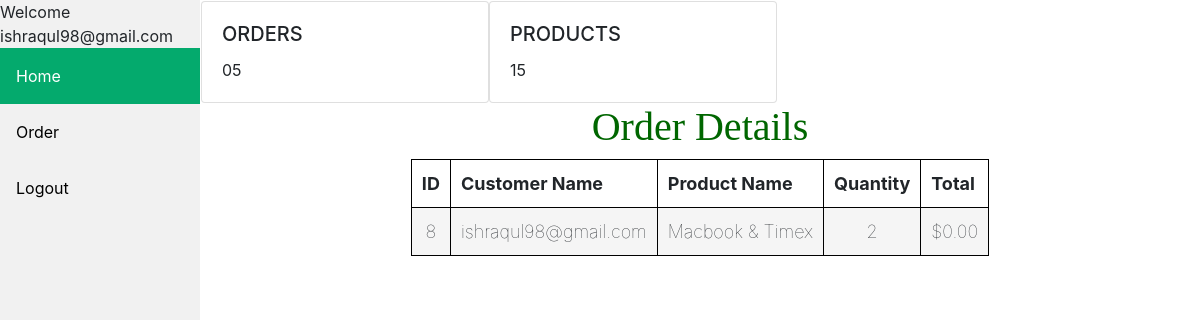
Before: /dash.php (signed in) with the older database file.
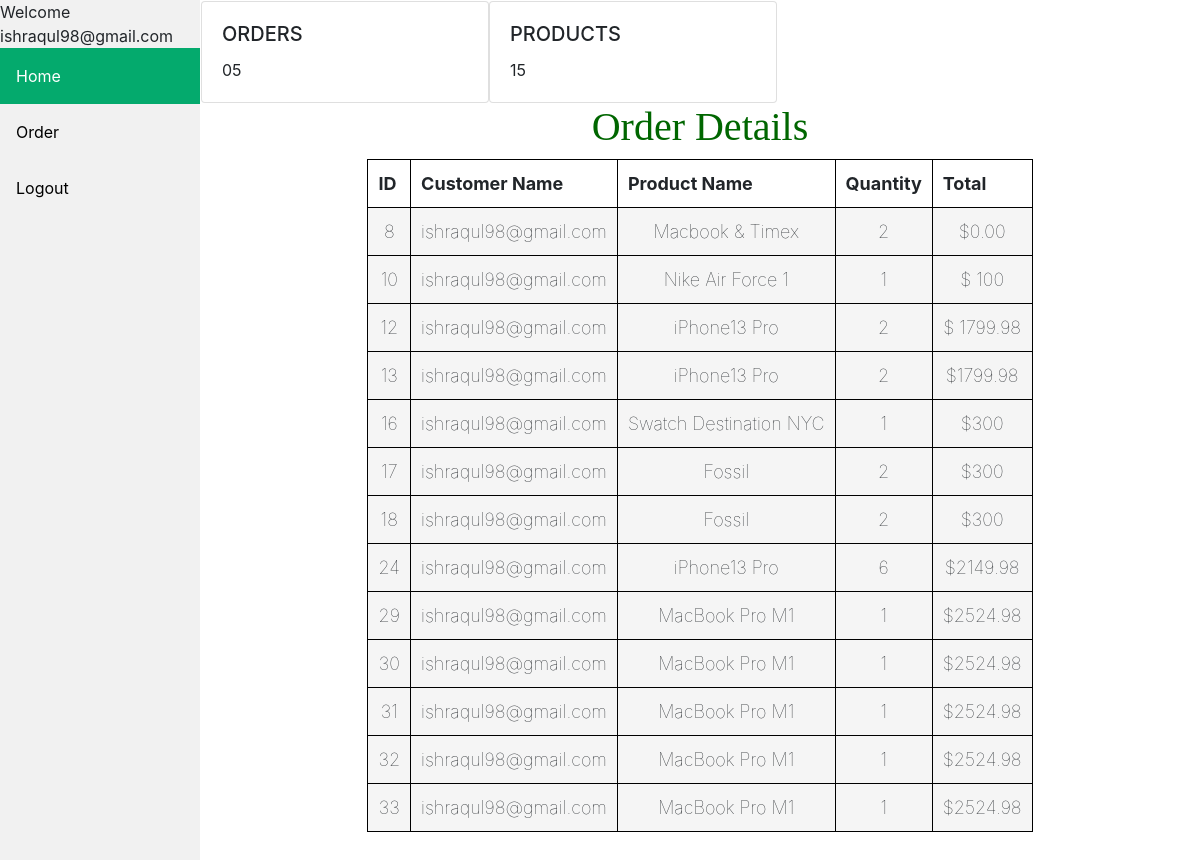
After: the same page with the newer database file.
### tables this page shows
CREATE TABLE `order_details` (
  `ID` int(200) NOT NULL,
  `name` varchar(500) NOT NULL,
  `product_name` varchar(200) NOT NULL,
  `quantity` varchar(200) NOT NULL,
  `total` varchar(500) NOT NULL
);

### dash.php (the view, shortened to what this page needs)
<!DOCTYPE html>
<html>
<head>
<link rel="stylesheet" href="css/sidebar.css">
<link rel="stylesheet" href="css/tab.css">
<link rel="stylesheet" href="https://maxcdn.bootstrapcdn.com/bootstrap/4.5.2/css/bootstrap.min.css">
</head>
<body>
<div class="sidebar">
      <?php echo " Welcome " . $_SESSION['user']; ?>
  <a class="active" href="main.php">Home</a>
  <a href="dash.php">Order</a>
  <a href="logout.php">Logout</a>
</div>
<div class="content">
  <div class = row >
      <div class="card" style="width: 18rem;">
      <div class="card-body">
        <h5 class="card-title">ORDERS</h5>
        <p class="card-text">05</p>
      </div>
    </div>
    <div class="card" style="width: 18rem;">
      <div class="card-body">
        <h5 class="card-title">PRODUCTS</h5>
        <p class="card-text">15</p>
      </div>
    </div>
    </div>
<section>
              <h1>Order Details</h1>
            <table>
                  <tr>
                        <th>ID</th>
                        <th>Customer Name</th>
                        <th>Product Name</th>
                        <th>Quantity</th>
                        <th>Total</th>
                  </tr>
  <?php
@include'dbconnect.php';
  $get_info = "SELECT * FROM order_details WHERE `name` = '$_SESSION[user]'";
  $result =mysqli_query($conn,$get_info);
  if(mysqli_num_rows($result) > 0){
     while($row = mysqli_fetch_array($result)){
    ?>
<tr>
                        <td><?php echo $row['ID']; ?></td>
                        <td><?php echo $row['name']; ?></td>
                        <td><?php echo $row['product_name']; ?></td>
                        <td><?php echo $row['quantity']; ?></td>
                        <td>$<?php echo $row['total']; ?></td>
                  </tr>
      <?php
      }
      }
      ?>
</section>
</div>
</body>
</html>

### sidebar.css (style rules this page uses)
body { margin: 0; font-family: "Lato", sans-serif; }
.sidebar { margin: 0; padding: 0; width: 200px; background-color: #f1f1f1; position: fixed; height: 100%; overflow: auto; }
.sidebar a { display: block; color: black; padding: 16px; text-decoration: none; }
.sidebar a.active { background-color: #04AA6D; color: white; }
div.content { margin-left: 200px; padding: 1px 16px; height: 1000px; }

### tab.css (style rules this page uses)
table { margin: 0 auto; font-size: large; border: 1px solid black; }
h1 { text-align: center; color: #006600; font-size: xx-large; font-family: 'Gill Sans'; }
td { background-color: whitesmoke; border: 1px solid black; }
th, td { font-weight: bold; border: 1px solid black; padding: 10px; text-align: center; }
td { font-weight: lighter; }

Changed rows visible on the page:
added order_details: ID "10", name "ishraqul98@gmail.com", product_name "Nike Air Force 1", quantity "1", total "100"
added order_details: ID "12", name "ishraqul98@gmail.com", product_name "iPhone13 Pro", quantity "2", total "1799.98"
added order_details: ID "13", name "ishraqul98@gmail.com", product_name "iPhone13 Pro", quantity "2", total "1799.98"
added order_details: ID "16", name "ishraqul98@gmail.com", product_name "Swatch Destination NYC", quantity "1", total "300"
added order_details: ID "17", name "ishraqul98@gmail.com", product_name "Fossil", quantity "2", total "300"
added order_details: ID "18", name "ishraqul98@gmail.com", product_name "Fossil", quantity "2", total "300"
added order_details: ID "24", name "ishraqul98@gmail.com", product_name "iPhone13 Pro", quantity "6", total "2149.98"
added order_details: ID "29", name "ishraqul98@gmail.com", product_name "MacBook Pro M1", quantity "1", total "2524.98"
added order_details: ID "30", name "ishraqul98@gmail.com", product_name "MacBook Pro M1", quantity "1", total "2524.98"
added order_details: ID "31", name "ishraqul98@gmail.com", product_name "MacBook Pro M1", quantity "1", total "2524.98"
added order_details: ID "32", name "ishraqul98@gmail.com", product_name "MacBook Pro M1", quantity "1", total "2524.98"
added order_details: ID "33", name "ishraqul98@gmail.com", product_name "MacBook Pro M1", quantity "1", total "2524.98"
